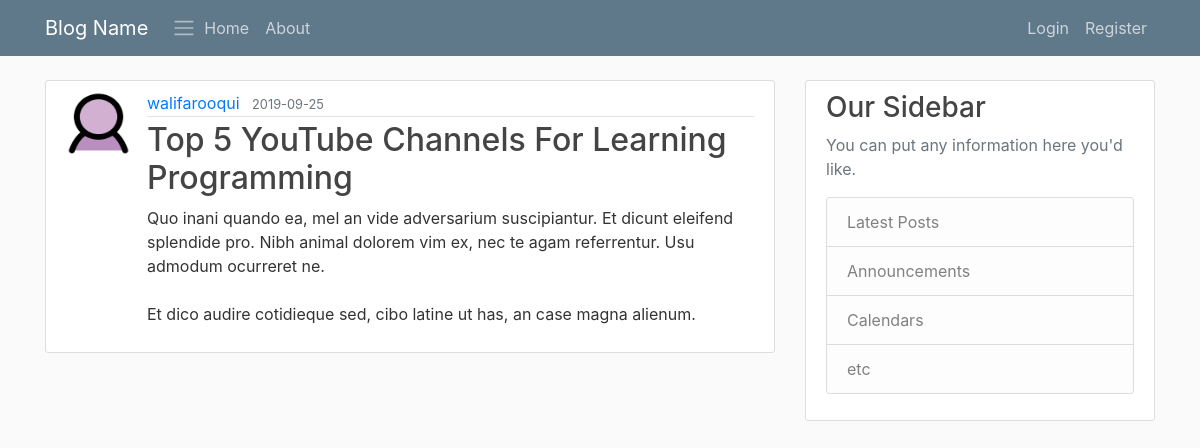
Screenshot of /post/23 with the database file from the repository.
### ds_blog/models.py (models this page shows, shortened)
class User(db.Model, UserMixin):
	id = db.Column(db.Integer, primary_key = True)
	username = db.Column(db.String(20), unique = True, nullable = False)
	email = db.Column(db.String(120), unique = True, nullable = False)
	image_file = db.Column(db.String(20), nullable = False, default = 'default.jpg')
	password = db.Column(db.String(60), nullable = False)
	posts = db.relationship('Post', backref = 'author', lazy = True)

class Post(db.Model):
	id = db.Column(db.Integer, primary_key = True)
	title = db.Column(db.String(100), nullable = False)
	date_posted = db.Column(db.DateTime, nullable = False, default = datetime.utcnow)
	content = db.Column(db.Text, nullable = False)
	user_id = db.Column(db.Integer, db.ForeignKey('user.id'), nullable = False)

### ds_blog/posts/routes.py (the view)
@posts.route("/post/<int:post_id>")
def post(post_id):
    post = Post.query.get_or_404(post_id)
    return render_template('post.html', title = post.title, post = post)

### ds_blog/templates/post.html (shortened to what this page needs)
{% extends 'layout.html' %}
{% block content %}
	<article class="media content-section">
		<img class="rounded-cricle article-img" src = "{{ url_for('static', filename = 'profile_pic/' + post.author.image_file) }}">
	  <div class="media-body">
	    <div class="article-metadata">
	      <a class="mr-2" href="#">{{ post.author.username }}</a>
				<small class="text-muted"> {{ post.date_posted.strftime("%Y-%m-%d") }} </small>
	    </div>
	    <h2 class = "article-title"> {{ post.title }} </h2>
	    <p class="article-content">{{ post.content }}</p>
	  </div>
	</article>
{% endblock content %}

### ds_blog/static/main.css (style rules this page uses)
body { background: #fafafa; color: #333333; margin-top: 5rem; }
h1, h2, h3, h4, h5, h6 { color: #444444; }
.content-section { background: #ffffff; padding: 10px 20px; border: 1px solid #dddddd; border-radius: 3px; margin-bottom: 20px; }
.article-title { color: #444444; }
.article-content { white-space: pre-line; }
.article-img { height: 65px; width: 65px; margin-right: 16px; }
.article-metadata { padding-bottom: 1px; margin-bottom: 4px; border-bottom: 1px solid #e3e3e3 }

### rows the page displays
User: image_file (placeholder picture), author.username "walifarooqui"
Post: date_posted "2019-09-25", title "Top 5 YouTube Channels For Learning Programming", content "Quo inani quando ea, mel an vide adversarium suscipiantur. Et dicunt eleifend splendide pro. Nibh animal dolorem vim ex, nec te agam referrentur. Usu admodum ocurreret ne. Et dico audire cotidieque sed, cibo latine ut has, an case magna alienum."
